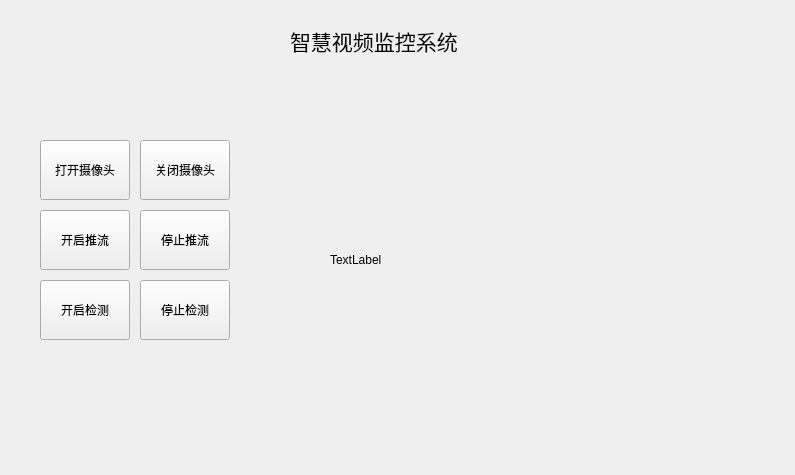
<?xml version="1.0" encoding="UTF-8"?>
<ui version="4.0">
 <class>Widget</class>
 <widget class="QWidget" name="Widget">
  <property name="geometry">
   <rect>
    <x>0</x>
    <y>0</y>
    <width>795</width>
    <height>475</height>
   </rect>
  </property>
  <property name="windowTitle">
   <string>Widget</string>
  </property>
  <widget class="QPushButton" name="open">
   <property name="geometry">
    <rect>
     <x>40</x>
     <y>140</y>
     <width>90</width>
     <height>60</height>
    </rect>
   </property>
   <property name="text">
    <string>打开摄像头</string>
   </property>
  </widget>
  <widget class="QLabel" name="title">
   <property name="geometry">
    <rect>
     <x>290</x>
     <y>10</y>
     <width>231</width>
     <height>61</height>
    </rect>
   </property>
   <property name="font">
    <font>
     <pointsize>16</pointsize>
    </font>
   </property>
   <property name="text">
    <string>智慧视频监控系统</string>
   </property>
  </widget>
  <widget class="QPushButton" name="close">
   <property name="geometry">
    <rect>
     <x>140</x>
     <y>140</y>
     <width>90</width>
     <height>60</height>
    </rect>
   </property>
   <property name="text">
    <string>关闭摄像头</string>
   </property>
  </widget>
  <widget class="QPushButton" name="start_rtsp">
   <property name="geometry">
    <rect>
     <x>40</x>
     <y>210</y>
     <width>90</width>
     <height>60</height>
    </rect>
   </property>
   <property name="text">
    <string>开启推流</string>
   </property>
  </widget>
  <widget class="QPushButton" name="stop_rtsp">
   <property name="geometry">
    <rect>
     <x>140</x>
     <y>210</y>
     <width>90</width>
     <height>60</height>
    </rect>
   </property>
   <property name="text">
    <string>停止推流</string>
   </property>
  </widget>
  <widget class="QPushButton" name="start_detect">
   <property name="geometry">
    <rect>
     <x>40</x>
     <y>280</y>
     <width>90</width>
     <height>60</height>
    </rect>
   </property>
   <property name="text">
    <string>开启检测</string>
   </property>
  </widget>
  <widget class="QPushButton" name="stop_detect">
   <property name="geometry">
    <rect>
     <x>140</x>
     <y>280</y>
     <width>90</width>
     <height>60</height>
    </rect>
   </property>
   <property name="text">
    <string>停止检测</string>
   </property>
  </widget>
  <widget class="QLabel" name="video">
   <property name="geometry">
    <rect>
     <x>330</x>
     <y>80</y>
     <width>360</width>
     <height>360</height>
    </rect>
   </property>
   <property name="text">
    <string>TextLabel</string>
   </property>
   <property name="scaledContents">
    <bool>true</bool>
   </property>
  </widget>
 </widget>
 <resources/>
 <connections/>
</ui>
